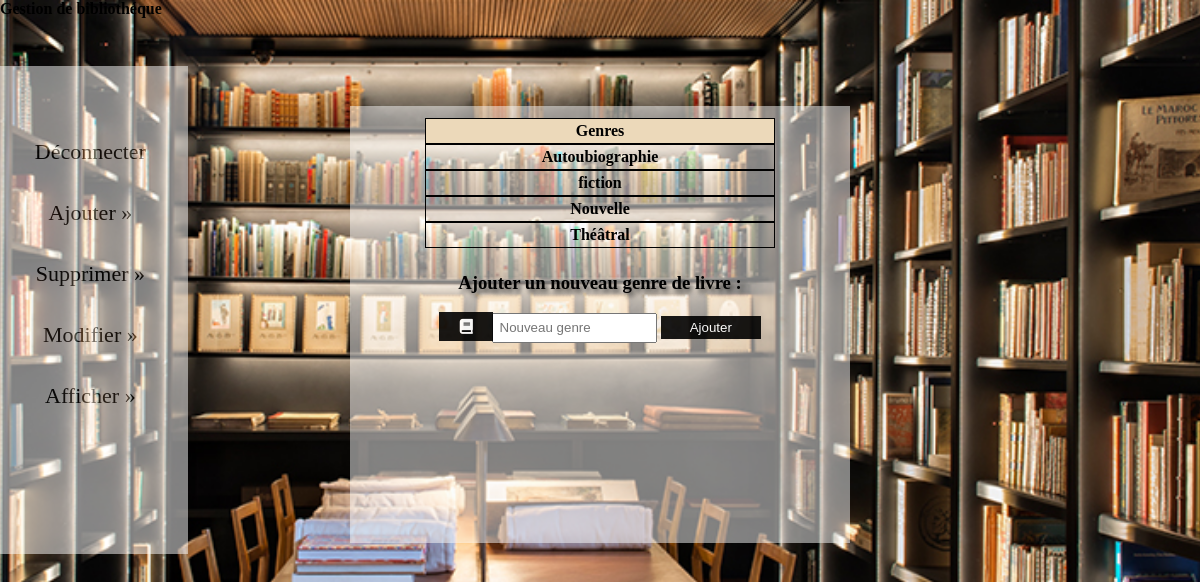
/ajoutergenre.php, run on the app's committed database.
### tables this page shows
CREATE TABLE `genrelivre` (
  `id` int(5) NOT NULL auto_increment,
  `genre` varchar(30) NOT NULL,
  PRIMARY KEY  (`id`)
);

### ajoutergenre.php (the view, shortened to what this page needs)
<!DOCTYPE html>
<html>
     <head>
		 	 <link rel='stylesheet' href='https://use.fontawesome.com/releases/v5.7.0/css/all.css'>
	 </head>
	 	 <body>
<div class="container">
<?php
	 $rqt=mysql_query("select * from genrelivre order by genre") or die (mysql_error());
?>
<table align="center">
     <tr>
	     <th>Genres</th>
	 </tr>
</table>
<?php while($resultat = mysql_fetch_array($rqt)){
		 $nom = $resultat['genre'];
 ?>      <table align="center">
              <tr>
			     <td><strong><?php echo $nom ?></strong></td>
			  </tr>
         </table>
 <?php
}
?>
<h3 align="center">Ajouter un nouveau genre de livre :</h3>
<div align="center" >
     <form action="ajoutergenre.php" method="post">
	  <div align="center" >
	     <i class="fa fa-book icon"></i>
         <input type="text" name="Nvgenre" placeholder="Nouveau genre">
		 <input type="submit" name="ajouter" value="Ajouter" class="btn">
      </div>
	  </form>
</div>
</div>
	 </body>
</html>

### ajoutergenre.php (style rules this page uses)
body { margin:0; padding:0; background: url('bblio.jpg') no-repeat center fixed; -webkit-background-size: cover; background-size: cover; }
.container { width: 500px; height: 425px; text-align: center; margin: 0 auto; background:rgba(251,251,251,0.5); margin-top: 10px; padding-top:1%; overflow-y:auto; }
table { border-collapse: collapse; width: 70%; }
th, td { padding:3px; border: 1px solid black; }
th { background-color: #ECD9BA; }
.btn { background-color: black; color: white; padding: 4px ; border: none; cursor: pointer; width: 20%; opacity: 0.9; }
.icon { padding:7px; background: black; opacity: 0.9; color: white; min-width: 40px; text-align: center; font-size:15px; }
input[type="text"] { width: 30%; margin-left:-1%; padding: 5.3px; outline: none; }
h3 { padding-top:1%; text-shadow:3px 4px 5px #333; }

### data on the page
genrelivre: genre "Autoubiographie"
genrelivre: genre "fiction"
genrelivre: genre "Nouvelle"
genrelivre: genre "Théâtral"
